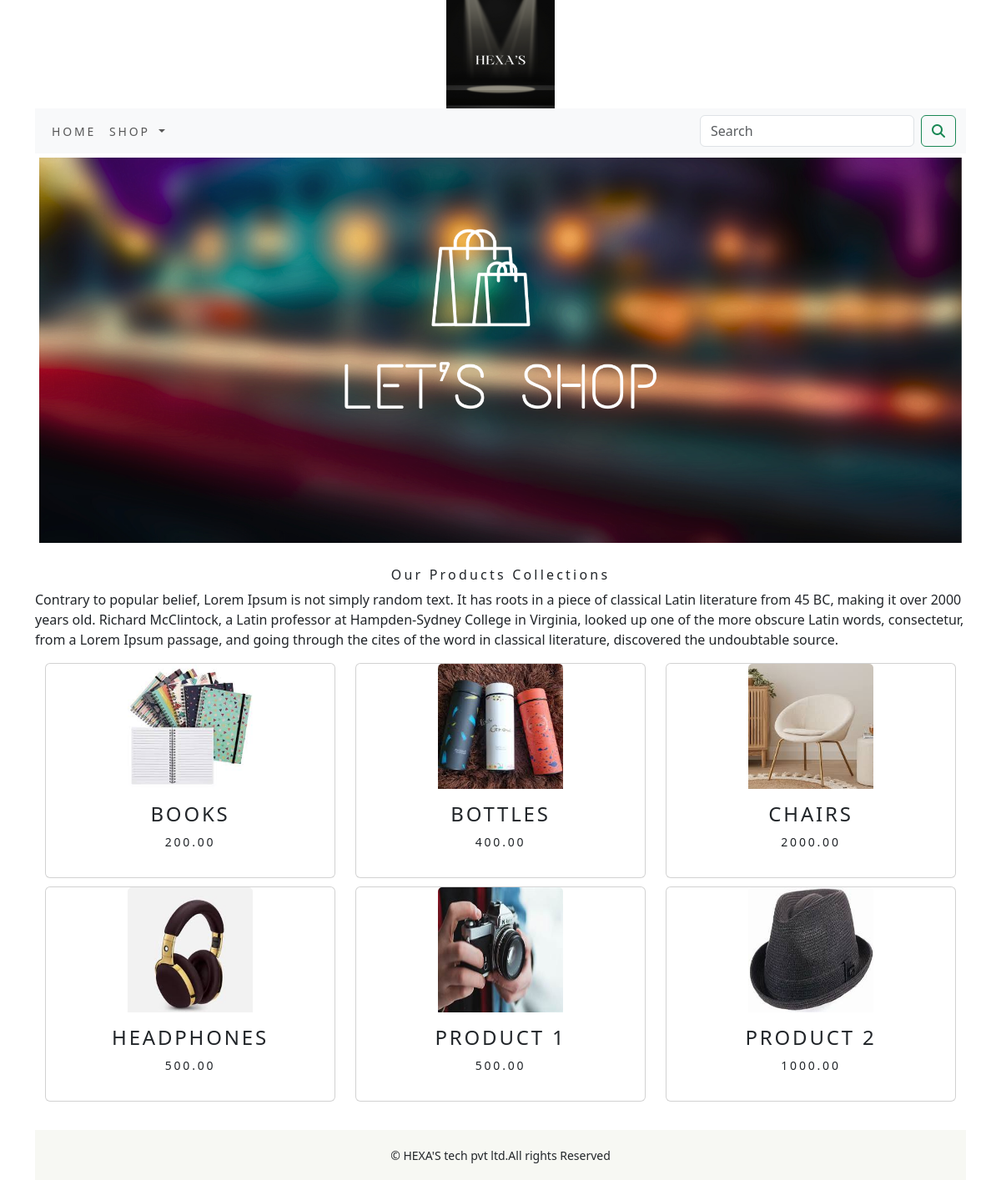
The app's page /shop/ with its own data.
### shop/models.py (models this page shows, shortened)
class Products(models.Model):
    name=models.CharField(max_length=250,unique=True)
    slug=models.SlugField(max_length=250,unique=True)
    description=models.TextField(blank=True)
    price=models.DecimalField(max_digits=10,decimal_places=2)
    category=models.ForeignKey(Category,on_delete=models.CASCADE)
    image = models.ImageField(upload_to='product', blank=True)
    stock=models.IntegerField()
    available=models.BooleanField(default=True)
    created=models.DateTimeField(auto_now_add=True)
    updated=models.DateTimeField(auto_now=True)
    def get_url(self):
        return reverse('shop:proCatdetail',args=[self.category.slug,self.slug])
    class Meta:
        ordering=('name',)
        verbose_name='product'
        verbose_name_plural='products'

### shop/views.py (the view)
# urls.py: path('',views.allProCat,name='allProCat'),
def allProCat(request,c_slug=None):
    c_page=None
    products_list=None
    if c_slug!=None:
        c_page=get_object_or_404(Category,slug=c_slug)
        products_list=Products.objects.all().filter(category=c_page,available=True)
    else:
        products_list=Products.objects.all().filter(available=True)
    paginator=Paginator(products_list,6)
    try:
        page=int(request.GET.get('page',1))
    except:
        page=1
    try:
        products=paginator.page(page)
    except (EmptyPage,InvalidPage):
        products=paginator.page(paginator.num_pages)
    return render(request,"category.html",{'category':c_page,'products':products})

### cart/context_processors.py (called while the page is built)
def counter(request):
    item_count=0
    if 'admin' in request.path:
        return{}
    else:
        try:
            cart=Cart.objects.filter(cart_id=_cart_id(request))
            cart_items=CartItem.objects.all().filter(cart=cart[:1])
            for cart_item in cart_items:
                item_count+= cart_item.quantity
        except Cart.DoesNotExist:
            item_count=0
        return dict(item_count=item_count)

### cart/views.py (called while the page is built)
def _cart_id(request):
    cart=request.session.session_key
    if not cart:
        cart=request.session.create()
    return cart

### shop/context_processors.py (called while the page is built)
def menu_links(requests):
    links=Category.objects.all()
    return dict(links=links)

### shop/models.py (called while the page is built)
    def get_url(self):
        return reverse('shop:products_by_category',args=[self.slug])

### templates/category.html (shortened to what this page needs)
{% extends 'base.html' %}
{% load static %}
{% block content %}
<div class="mx_auto">
    {% if category %}
    <img class="my_image" src="{{category.image.url}}" alt="{{category.name}}" width="1230px;">
</div>
    <br>
<div>
    <h1 class="text-center my_title">{{category.name}}</h1>
    <p class="text-justify">{{category.description}}</p>
</div>
    {% else %}
<div>
<img class="my_image my_image_padding" src="{% static 'img/LET’S SHOP.png' %}" alt="our products" width="1230px;">
</div>
<br>
<div>
    <h1 class="text-center my_title" >Our Products Collections</h1>
    <p class="text-justify">Contrary to popular belief, Lorem Ipsum is not simply random text. It has roots in a piece of classical Latin literature from 45 BC, making it over 2000 years old. Richard McClintock, a Latin professor at Hampden-Sydney College in Virginia, looked up one of the more obscure Latin words, consectetur, from a Lorem Ipsum passage, and going through the cites of the word in classical literature, discovered the undoubtable source. </p>
</div>
    {% endif %}
<div class="container">
    <div class="row mx_auto">
        {% for product in products.object_list %}
        <div class="my_bottom_margin col-9 col-sm-12 col-md-4 xol-lg-4">
              <div class="card text-center" style="min-width:18rem;">
                   <a href="{{product.get_url}}"><img class="card-img-top my_image" src="{{product.image.url}}" alt="{{product.name}}" style="width:150px;height:150px;"></a>
              <div class="card-body">
                  <h4>{{product.name}}</h4>
                  <p>{{product.price}}</p>
              </div>
              </div>
        </div>
        {% endfor %}
    </div>
    <br>
</div>
{% endblock %}

### templates/base.html (shortened to what this page needs)
{% load static %}
<!DOCTYPE html>
<html lang="en">
<head>
    <link rel="stylesheet" href="{% static 'css/custom.css' %}">
    <link href="{% static 'css/bootstrap.min.css' %}"  rel="stylesheet" >
</head>
<body>
<div class="container">
{% include 'header.html' %}
{% include 'nav.html' %}
{% block content %}
{% endblock %}
  </div>
{% include 'footer.html' %}
</body>
</html>

### templates/header.html
{% load static %}
<header>
  <center>
    <a href="{% url 'shop:allProCat' %}"> </a><img src="{% static 'img/Logo.png' %}" alt="logimage" width="130px;" height="130px;">
  </center>
</header>

### templates/nav.html (shortened to what this page needs)
<nav class="navbar navbar-expand-lg bg-body-tertiary">
  <div class="container-fluid">
    <div class="collapse navbar-collapse" id="navbarSupportedContent">
      <ul class="navbar-nav me-auto mb-2 mb-lg-0">
        <li class="nav-item">
          <a class="nav-link" href="#">Home</a>
        </li>
        <li class="nav-item dropdown {% if 'shop' in request.path %} active {% endif %}">
          <a class="nav-link dropdown-toggle" href="#" role="button" data-bs-toggle="dropdown" aria-expanded="false">
            Shop
          </a>
        </li>
      </ul>
      <form class="d-flex" action="{% url 'search_app:SearchResult' %}" method="get">
        <input class="form-control me-2" type="search" placeholder="Search" name="q" aria-label="Search">
        <button class="btn btn-outline-success" type="submit"><i class="fa-solid fa-magnifying-glass"></i></button>
      </form>
    </div>
  </div>
</nav>

### templates/footer.html
<div class="footer navbar-fixed-bottom my_footer">
  <p class="text-center">&copy; HEXA'S tech pvt ltd.All rights Reserved</p>
</div>

### static/css/custom.css (style rules this page uses)
body { font-family: 'Roboto', sans-serif; }
.nav-item { letter-spacing : .2em; font-size : 14px; text-transform : uppercase; }
.my_footer { background-color:#f7f8f3; height:60px; }
.my_footer { padding-top:20px; font-size:14px; }
.my_image { width:100%; height:auto; }
.my_title { font-size:16px; text_transform:uppercase; letter-spacing:.2em; }
.my_image_padding { padding:5px; }
.my_bottom_margin { margin-bottom:10px; }
.card-body { font-size:14px; text-transform:uppercase; letter-spacing:.2em; }

### records on screen
Products: image (picture), name "BOOKS", price "200.00"
Products: image (picture), name "BOTTLES", price "400.00"
Products: image (picture), name "CHAIRS", price "2000.00"
Products: image (picture), name "HEADPHONES", price "500.00"
Products: image (picture), name "PRODUCT 1", price "500.00"
Products: image (picture), name "PRODUCT 2", price "1000.00"
